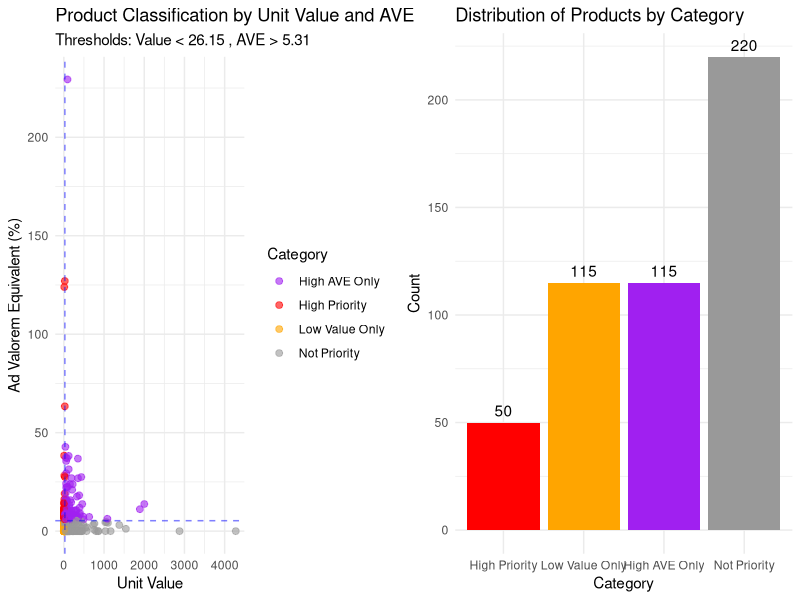

R code for this plot:
library(tidyverse)
library(ggplot2)

# Function to identify low-value goods with high AVEs using Jenks natural breaks
identify_priority_goods <- function(data, 
                                   unit_value_col = "unit_value",
                                   ave_col = "ave",
                                   id_col = "product_name",
                                   target_value_pct = NULL,
                                   target_ave_pct = NULL,
                                   use_jenks = TRUE) {
  
  # Rename columns for consistency
  analysis_data <- data %>%
    rename(
      unit_value = !!unit_value_col,
      ave = !!ave_col,
      product_id = !!id_col
    )
  
  # Preserve all original columns
  results <- analysis_data
  
  # ==============================================================
  # Jenks Natural Breaks or Percentile-Based Identification
  # ==============================================================
  
  # Use Jenks natural breaks if thresholds not provided and use_jenks = TRUE
  if (use_jenks && (is.null(target_value_pct) || is.null(target_ave_pct))) {
    
    # Helper function for Jenks natural breaks
    jenks_breaks <- function(values, n_classes = 3) {
      if (!requireNamespace("classInt", quietly = TRUE)) {
        # Fallback implementation if classInt not available
        message("Package 'classInt' not found. Using quantile approximation for natural breaks.")
        breaks <- quantile(values, probs = seq(0, 1, length.out = n_classes + 1))
      } else {
        # Use proper Jenks natural breaks
        breaks_obj <- classInt::classIntervals(values, n = n_classes, style = "jenks")
        breaks <- breaks_obj$brks
      }
      return(breaks)
    }
    
    # For unit value - find 3 groups (low, medium, high)
    if (is.null(target_value_pct)) {
      value_breaks <- jenks_breaks(results$unit_value, n_classes = 3)
      # Use break between low and medium groups
      value_threshold <- value_breaks[2]
      target_value_pct <- ecdf(results$unit_value)(value_threshold)
      
      # Sanity check - if Jenks puts break too high or low, use fallback
      if (target_value_pct < 0.15 || target_value_pct > 0.5) {
        message(paste("Jenks break for value at", round(target_value_pct * 100, 1), 
                     "percentile seems extreme. Using 33rd percentile instead."))
        target_value_pct <- 0.33
      }
    }
    
    # For AVE - find 3 groups (low, medium, high)
    if (is.null(target_ave_pct)) {
      ave_breaks <- jenks_breaks(results$ave, n_classes = 3)
      # Use break between medium and high groups
      ave_threshold <- ave_breaks[3]
      target_ave_pct <- ecdf(results$ave)(ave_threshold)
      
      # Sanity check - if Jenks puts break too high or low, use fallback
      if (target_ave_pct < 0.5 || target_ave_pct > 0.85) {
        message(paste("Jenks break for AVE at", round(target_ave_pct * 100, 1),
                     "percentile seems extreme. Using 67th percentile instead."))
        target_ave_pct <- 0.67
      }
    }
    
    message(paste("Using Jenks natural breaks: Value <", round(target_value_pct * 100, 1),
                 "th percentile, AVE >", round(target_ave_pct * 100, 1), "th percentile"))
  } else {
    # Use provided thresholds or defaults
    if (is.null(target_value_pct)) target_value_pct <- 0.33
    if (is.null(target_ave_pct)) target_ave_pct <- 0.67
    
    message(paste("Using percentile thresholds: Value <", round(target_value_pct * 100, 1),
                 "th percentile, AVE >", round(target_ave_pct * 100, 1), "th percentile"))
  }
  
  # Calculate percentiles and identify target goods
  results <- results %>%
    mutate(
      # Calculate percentile ranks
      value_percentile = percent_rank(unit_value),
      ave_percentile = percent_rank(ave),
      
      # Actual threshold values
      value_threshold = quantile(unit_value, target_value_pct),
      ave_threshold = quantile(ave, target_ave_pct),
      
      # Binary classification
      is_low_value = unit_value <= value_threshold,
      is_high_ave = ave >= ave_threshold,
      is_priority = is_low_value & is_high_ave,
      
      # Create priority score for ranking within priority goods
      # Using sigmoid function for smooth transition
      value_score = 1 / (1 + exp(10 * (value_percentile - target_value_pct))),
      ave_score = 1 / (1 + exp(-10 * (ave_percentile - target_ave_pct))),
      priority_score = value_score * ave_score,
      
      # Category classification
      category = case_when(
        is_priority ~ "High Priority",
        is_low_value & !is_high_ave ~ "Low Value Only",
        !is_low_value & is_high_ave ~ "High AVE Only",
        TRUE ~ "Not Priority"
      )
    )
  
  # ==============================================================
  # Generate Summary Statistics
  # ==============================================================
  
  summary_stats <- list(
    total_products = nrow(results),
    
    thresholds = list(
      value_percentile_used = target_value_pct,
      ave_percentile_used = target_ave_pct,
      value_threshold = unique(results$value_threshold)[1],
      ave_threshold = unique(results$ave_threshold)[1]
    ),
    
    category_breakdown = results %>%
      group_by(category) %>%
      summarise(
        count = n(),
        pct = n() / nrow(results) * 100,
        avg_unit_value = mean(unit_value),
        avg_ave = mean(ave),
        .groups = 'drop'
      ) %>%
      arrange(match(category, c("High Priority", "Low Value Only", "High AVE Only", "Not Priority"))),
    
    priority_products = results %>%
      filter(is_priority) %>%
      arrange(desc(priority_score)) %>%
      select(product_id, unit_value, ave, priority_score, value_percentile, ave_percentile)
  )
  
  # ==============================================================
  # Create Visualizations
  # ==============================================================
  
  # Plot 1: Scatter plot with quadrants
  p1 <- ggplot(results, aes(x = unit_value, y = ave)) +
    geom_point(aes(color = category), alpha = 0.6, size = 2) +
    geom_vline(xintercept = unique(results$value_threshold)[1], 
               linetype = "dashed", color = "blue", alpha = 0.5) +
    geom_hline(yintercept = unique(results$ave_threshold)[1], 
               linetype = "dashed", color = "blue", alpha = 0.5) +
    scale_color_manual(values = c("High Priority" = "red",
                                 "Low Value Only" = "orange",
                                 "High AVE Only" = "purple",
                                 "Not Priority" = "gray60")) +
    labs(
      title = "Product Classification by Unit Value and AVE",
      subtitle = paste("Thresholds: Value <", round(unique(results$value_threshold)[1], 2),
                      ", AVE >", round(unique(results$ave_threshold)[1], 2)),
      x = "Unit Value",
      y = "Ad Valorem Equivalent (%)",
      color = "Category"
    ) +
    theme_minimal()
  
  # Plot 2: Distribution of categories
  p2 <- ggplot(results, aes(x = category, fill = category)) +
    geom_bar() +
    geom_text(stat = "count", aes(label = after_stat(count)), vjust = -0.5) +
    scale_fill_manual(values = c("High Priority" = "red",
                                "Low Value Only" = "orange",
                                "High AVE Only" = "purple",
                                "Not Priority" = "gray60")) +
    scale_x_discrete(limits = c("High Priority", "Low Value Only", "High AVE Only", "Not Priority")) +
    labs(
      title = "Distribution of Products by Category",
      x = "Category",
      y = "Count"
    ) +
    theme_minimal() +
    theme(legend.position = "none")
  
  # Return results
  return(list(
    data = results,
    summary = summary_stats,
    plots = list(
      scatter = p1,
      distribution = p2
    )
  ))
}

# ==============================================================
# EXAMPLE USAGE
# ==============================================================

# Generate sample data
set.seed(42)
sample_data <- data.frame(
  product_name = paste("Product", 1:500),
  description = paste("Description for product", 1:500),
  unit_value = exp(rnorm(500, log(50), 1.5)),
  ave = pmax(0, 70 / exp(rnorm(500, log(50), 1.5)) + rnorm(500, 0, 5))  # If AVE ≈ constant/unit_value
)

# Run analysis with Jenks natural breaks
results <- identify_priority_goods(
  data = sample_data,
  unit_value_col = "unit_value",
  ave_col = "ave",
  id_col = "product_name",
  use_jenks = TRUE  # Set to FALSE for simple percentile thresholds
)

# Access priority products
priority_products <- results$data %>%
  filter(is_priority) %>%
  arrange(desc(priority_score)) %>%
  select(product_id, description, unit_value, ave, priority_score)

# Print summary
cat("ANALYSIS SUMMARY\n")
cat("=" , strrep("=", 50), "\n")
cat("Total products analyzed:", results$summary$total_products, "\n")
cat("Value threshold:", round(results$summary$thresholds$value_threshold, 2), "\n")
cat("AVE threshold:", round(results$summary$thresholds$ave_threshold, 2), "\n\n")

cat("Category Breakdown:\n")
print(results$summary$category_breakdown)

cat("\nTop 10 Priority Products:\n")
print(priority_products %>% head(10))

# Display plots
library(gridExtra)
grid.arrange(results$plots$scatter, results$plots$distribution, ncol = 2)

# Export priority products
write.csv(
  priority_products,
  "priority_products.csv",
  row.names = FALSE
)
